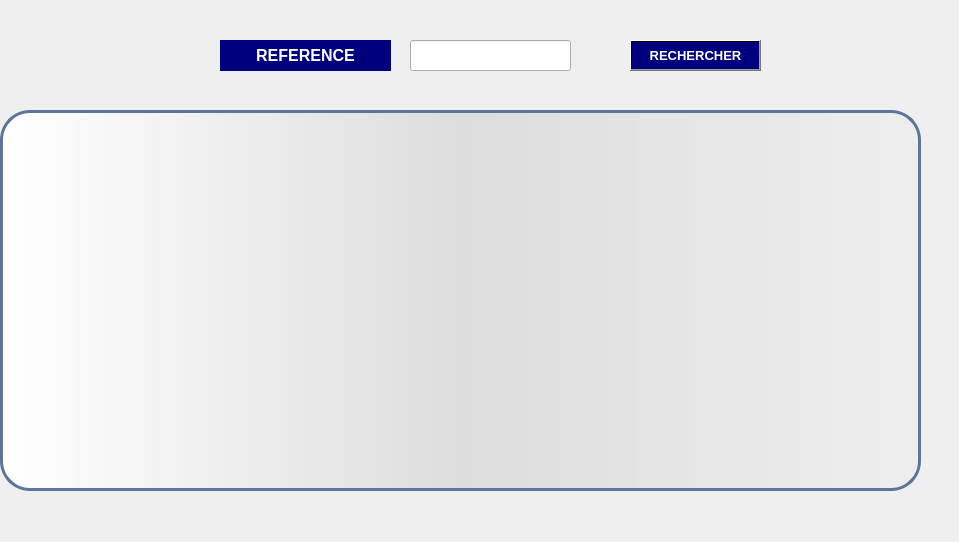
      <widget class="QWidget" name="tab_48">
       <attribute name="title">
        <string>Rechercher medicament</string>
       </attribute>
       <widget class="QLabel" name="pic5">
        <property name="geometry">
         <rect>
          <x>0</x>
          <y>0</y>
          <width>950</width>
          <height>533</height>
         </rect>
        </property>
        <property name="text">
         <string/>
        </property>
       </widget>
       <widget class="QTableView" name="tabord_2">
        <property name="geometry">
         <rect>
          <x>0</x>
          <y>110</y>
          <width>921</width>
          <height>381</height>
         </rect>
        </property>
        <property name="styleSheet">
         <string notr="true">QTableView {border:3px solid #5E749C;text-align:top;padding:4px;border-radius:30px;background:QLinearGradient(x1: 0,y1: 0,x2: 1,y2: 0,stop: 0 #fff,stop: 1 #eee,stop: 0.5 #ddd,stop: 1 #eee);width:15px;}
QTableView::item:focus{selection-background-color:blue;}
QScrollBar:horizontal{width: 20px;background:none;}</string>
        </property>
       </widget>
       <widget class="QPushButton" name="modif_3">
        <property name="geometry">
         <rect>
          <x>630</x>
          <y>40</y>
          <width>131</width>
          <height>31</height>
         </rect>
        </property>
        <property name="font">
         <font>
          <pointsize>10</pointsize>
          <weight>75</weight>
          <bold>true</bold>
         </font>
        </property>
        <property name="styleSheet">
         <string notr="true">background-color: qlineargradient(spread:pad, x1:0.631, y1:0.420455, x2:1, y2:0, stop:1 rgba(0, 0, 127, 255));
color: rgb(255, 255, 255);</string>
        </property>
        <property name="text">
         <string>RECHERCHER</string>
        </property>
       </widget>
       <widget class="QLineEdit" name="ord_2">
        <property name="geometry">
         <rect>
          <x>410</x>
          <y>40</y>
          <width>161</width>
          <height>31</height>
         </rect>
        </property>
       </widget>
       <widget class="QLabel" name="label_25">
        <property name="geometry">
         <rect>
          <x>220</x>
          <y>40</y>
          <width>171</width>
          <height>31</height>
         </rect>
        </property>
        <property name="font">
         <font>
          <pointsize>12</pointsize>
          <weight>75</weight>
          <bold>true</bold>
         </font>
        </property>
        <property name="styleSheet">
         <string notr="true">color: rgb(255, 255, 255);
background-color: rgb(0, 0, 127);</string>
        </property>
        <property name="text">
         <string>&lt;html&gt;&lt;head/&gt;&lt;body&gt;&lt;p align=&quot;center&quot;&gt;REFERENCE&lt;/p&gt;&lt;/body&gt;&lt;/html&gt;</string>
        </property>
       </widget>
      </widget>
